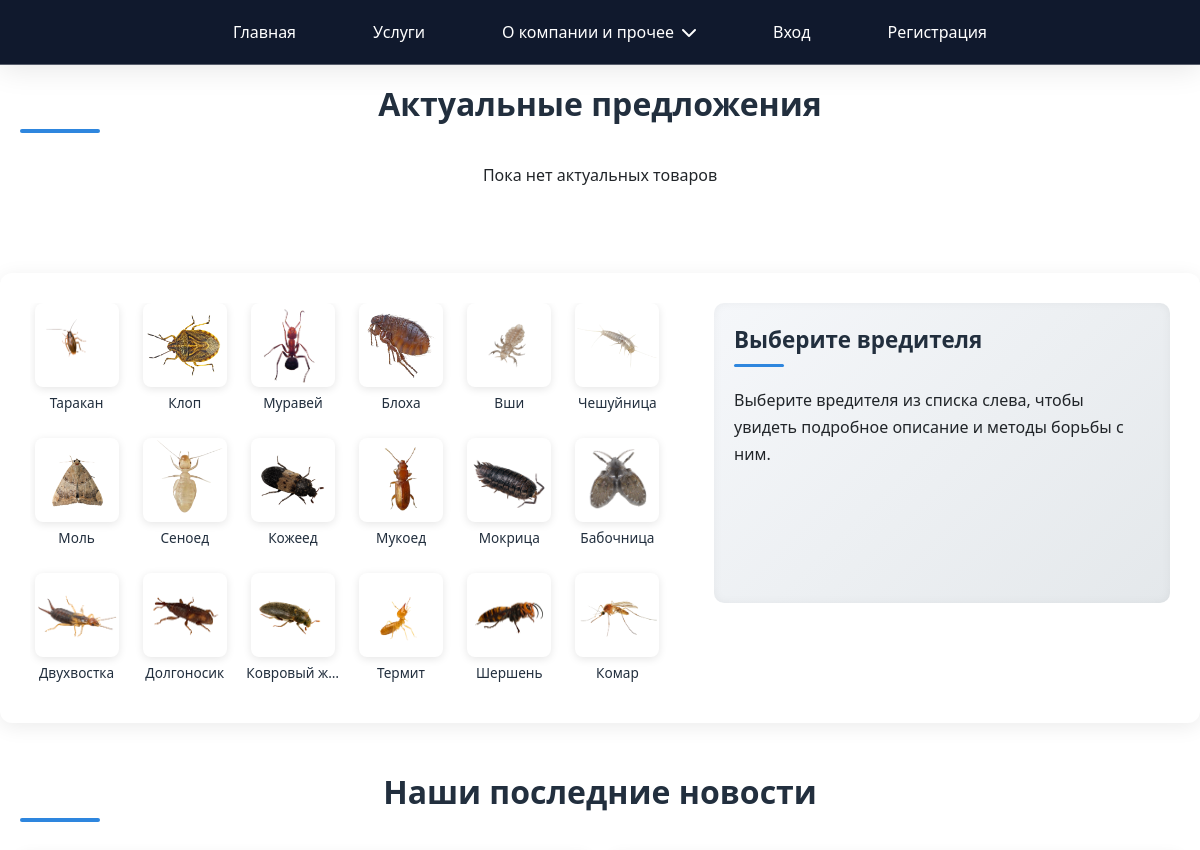
The app's page /accounts/ (upper part), older data.
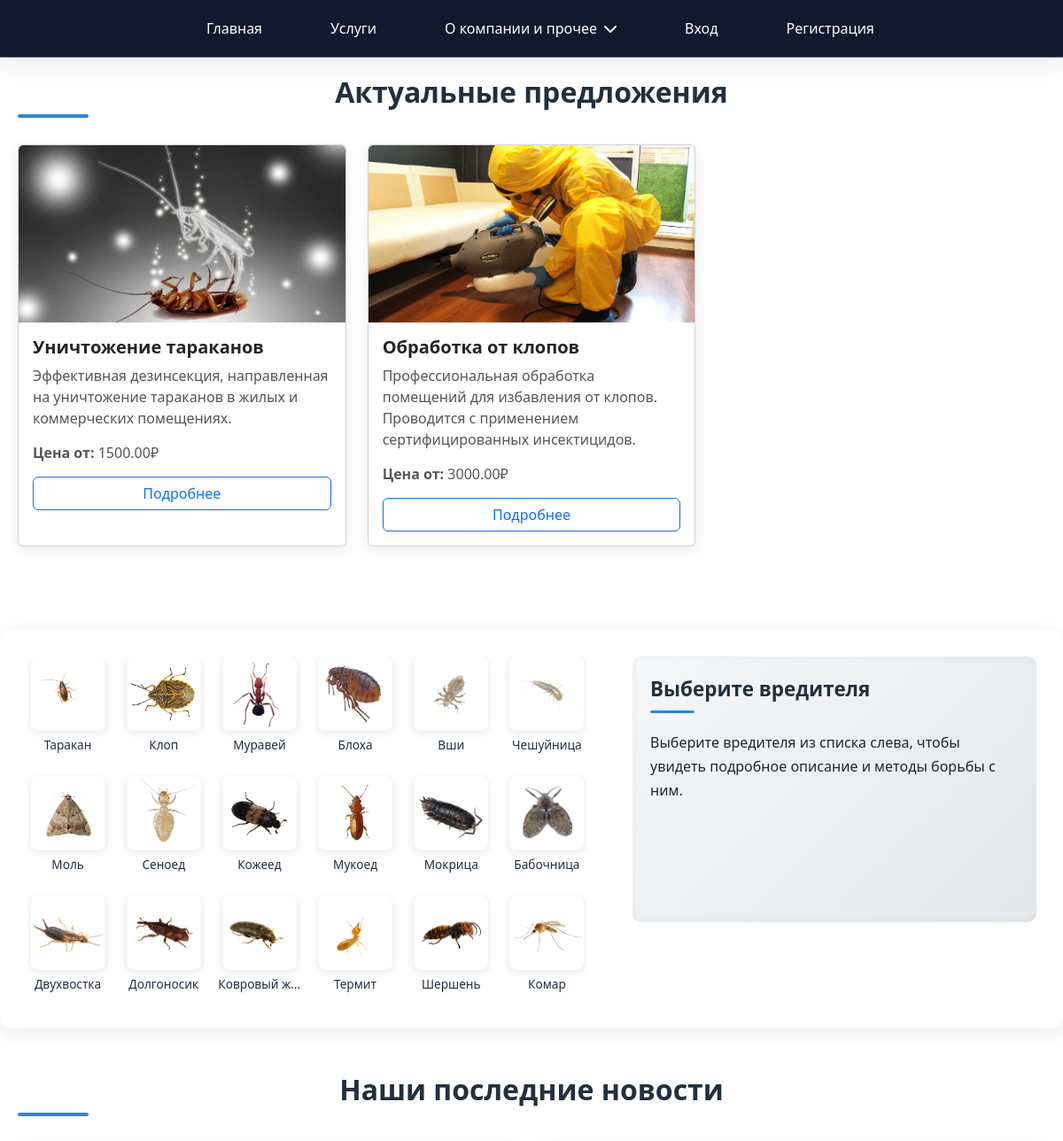
The same page, newer data.
### accounts/models.py (models this page shows, shortened)
class Beetle(models.Model):
    name = models.CharField(max_length=100)
    icon_class = models.CharField(max_length=100, blank=True, null=True, help_text="CSS class for the beetle icon, e.g. 'fas fa-bug'")
    beetle_image = models.ImageField(upload_to='beetle_images/', blank=True, null=True, help_text="Image of the beetle")
    description = models.TextField(help_text="Solution for getting rid of this beetle at home")

class Service(models.Model):
    name = models.CharField(max_length=200)
    description = models.TextField()
    price_min = models.DecimalField(max_digits=10, decimal_places=2, verbose_name="Минимальная цена", default=0.00)
    price_max = models.DecimalField(max_digits=10, decimal_places=2, verbose_name="Максимальная цена", default=0.00)
    equipment_image = models.ImageField(upload_to='equipment/', blank=True, null=True)

### accounts/views.py (the view)
# urls.py: path('', views.home, name='home'),
def home(request):
    beetles = Beetle.objects.all()
    offers = Service.objects.order_by('price_min')[:3]
    return render(request, 'accounts/index.html', {'beetles': beetles, 'offers': offers})

### templates/accounts/index.html (shortened to what this page needs)
{% load static %}
<!DOCTYPE html>
<html lang="ru">
<head>
    <link rel="stylesheet" href="{% static 'css/style.css' %}">
    <link rel="stylesheet" href="https://cdnjs.cloudflare.com/ajax/libs/font-awesome/6.0.0/css/all.min.css">
    <link href="https://cdn.jsdelivr.net/npm/bootstrap@5.3.0/dist/css/bootstrap.min.css" rel="stylesheet">
</head>
<body>
{% include 'includes/navbar.html' %}
<div class="news-container">
    <h2 class="text-center">Актуальные предложения</h2>
    <div class="row">
        {% for offer in offers %}
        <div class="col-md-4 mb-4">
            <div class="card h-100">
                <div class="card-img-container">
                    {% if offer.equipment_image %}
                    <img src="{{ offer.equipment_image.url }}" class="card-img-top" alt="{{ offer.name }}">
                    {% else %}
                    <img src="{% static 'images/default-service.jpg' %}" class="card-img-top" alt="Товар">
                    {% endif %}
                </div>
                <div class="card-body">
                    <h5 class="card-title">{{ offer.name }}</h5>
                    <p class="card-text">{{ offer.description|truncatewords:20 }}</p>
                    <p class="card-text"><strong>Цена от: </strong>{{ offer.price_min }}₽</p>
                    <a href="{% url 'service_detail' offer.pk %}" class="btn btn-outline-primary">Подробнее</a>
                </div>
            </div>
        </div>
        {% empty %}
        <p class="text-center">Пока нет актуальных товаров</p>
        {% endfor %}
    </div>
</div>
<div class="main-container">
    <div class="left-block" id="beetle-list">
        {% for beetle in beetles %}
        <div class="beetle-item">
            {% if beetle.beetle_image %}
            <img src="{{ beetle.beetle_image.url }}" alt="{{ beetle.name }}" class="beetle-icon" data-id="{{ beetle.id }}" data-description="{{ beetle.description|escapejs }}" data-name="{{ beetle.name }}">
            <p class="beetle-name">{{ beetle.name }}</p>
            {% endif %}
        </div>
        {% empty %}
        <p class="text-center py-4">Пока нет данных о вредителях</p>
        {% endfor %}
    </div>
    <div class="right-block" id="solution-block">
        <p class="solution-title">Выберите вредителя</p>
        <p class="solution-text">Выберите вредителя из списка слева, чтобы увидеть подробное описание и методы борьбы с ним.</p>
    </div>
</div>
<div class="news-container">
    <h2 class="text-center">Наши последние новости</h2>
</div>
</body>
</html>

Row changes from the older to the newer data that the page shows:
added Service: equipment_image (picture), name "Уничтожение тараканов", description "Эффективная дезинсекция, направленная на уничтожение тараканов в жилых и коммерческих помещениях.", price_min "1500.00"
added Service: equipment_image (picture), name "Обработка от клопов", description "Профессиональная обработка помещений для избавления от клопов. Проводится с применением сертифицированных инсектицидов.", price_min "3000.00"
Text that changed along with them:
text no longer shown: "Пока нет актуальных товаров"
